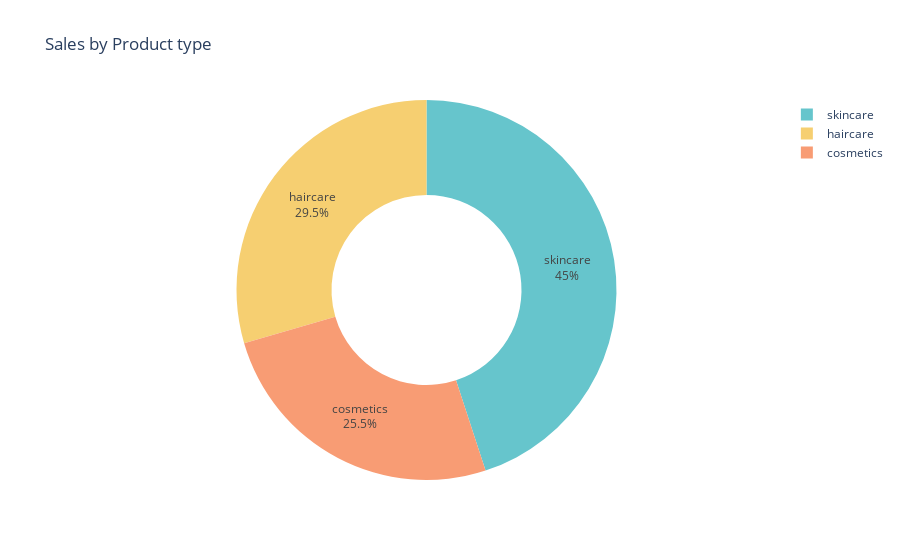

Notebook code cell kept with this figure:
### Markdown cell above
<h5>total sold with product type</h5>

### Code cell
product_type = df.groupby(['Product type','Customer demographics'])['Number of products sold'].sum().reset_index()
fig = px.pie(product_type, values = 'Number of products sold', 
             names = 'Product type',
             title = "Sales by Product type",
             hover_data = ['Number of products sold'],
             hole = 0.5,
             color_discrete_sequence = px.colors.qualitative.Pastel)
fig.update_traces(textposition ='inside',textinfo = 'percent+label')
fig.show()

### Figure 1 — Plotly figure (JSON) as saved in the notebook; plotly's stock layout.template omitted (floating-point values rounded to 4 significant figures)
{"data": [{"customdata": [[4012], [2304], [2607], [2834], [936], [2292], [2820], [7563], [7853], [2911], [5153], [4814]], "domain": {"x": [0, 1], "y": [0, 1]}, "hole": 0.5, "hovertemplate": "Product type=%{label}<br>Number of products sold=%{customdata[0]}<extra></extra>", "labels": ["cosmetics", "cosmetics", "cosmetics", "cosmetics", "haircare", "haircare", "haircare", "haircare", "skincare", "skincare", "skincare", "skincare"], "legendgroup": "", "name": "", "showlegend": true, "textinfo": "percent+label", "textposition": "inside", "type": "pie", "values": [4012, 2304, 2607, 2834, 936, 2292, 2820, 7563, 7853, 2911, 5153, 4814]}], "layout": {"legend": {"tracegroupgap": 0}, "piecolorway": ["rgb(102, 197, 204)", "rgb(246, 207, 113)", "rgb(248, 156, 116)", "rgb(220, 176, 242)", "rgb(135, 197, 95)", "rgb(158, 185, 243)", "rgb(254, 136, 177)", "rgb(201, 219, 116)", "rgb(139, 224, 164)", "rgb(180, 151, 231)", "rgb(179, 179, 179)"], "title": {"text": "Sales by Product type"}}}
